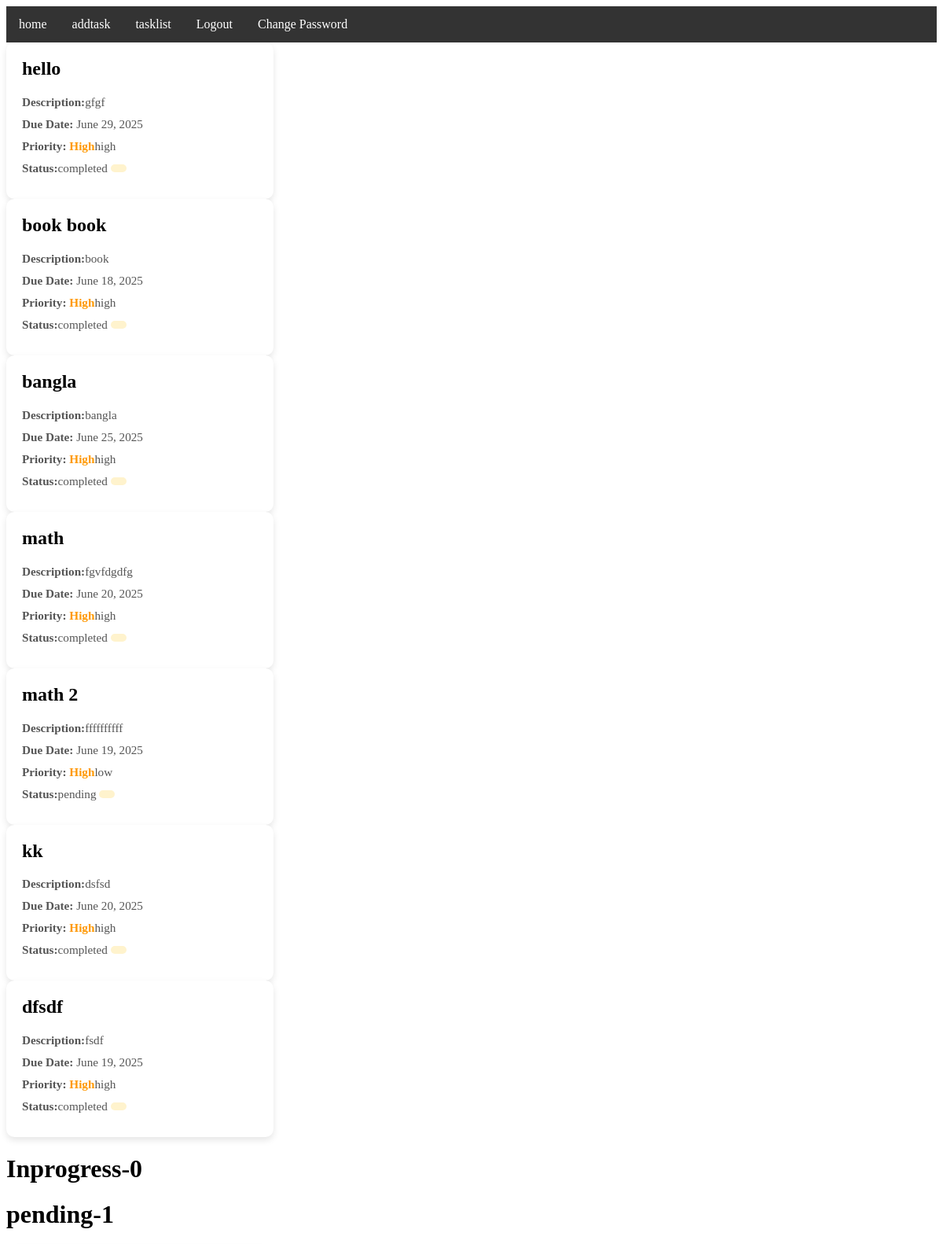
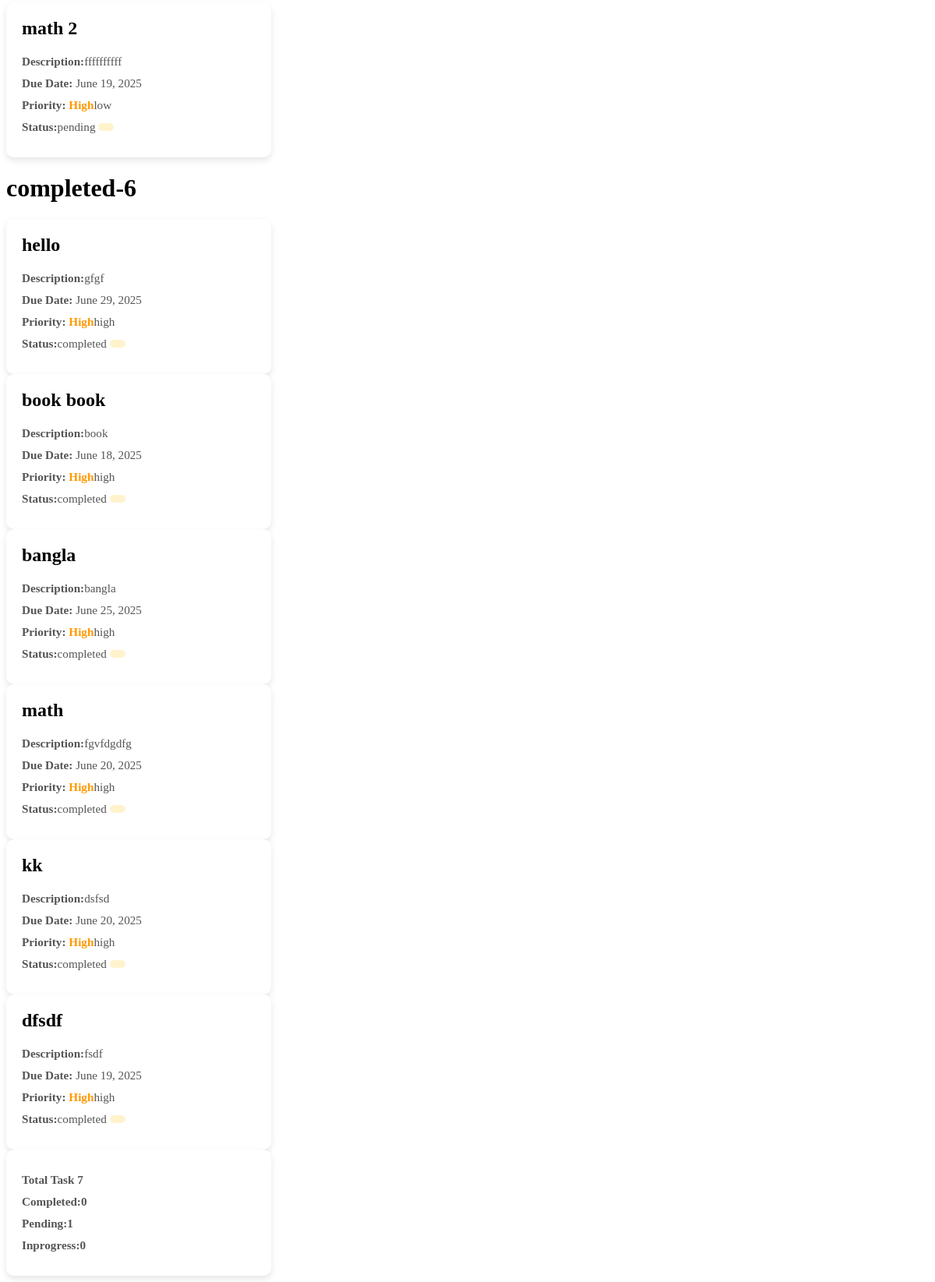
Page /homepage/ (signed in) on the committed database (2 pictures, top to bottom).
### taskapp/models.py (models this page shows)
class taskModel(models.Model):
    title=models.CharField(max_length=100,null=True)
    description=models.TextField(null=True)
    due_date=models.DateField(null=True)
    created_at=models.DateTimeField(auto_now_add=True,null=True)
    priority=models.CharField(max_length=100,null=True,choices=[
        ('low','Low'),
        ('medium','Medium'),
        ('high','High'),
    ])
    status=models.CharField(max_length=100,null=True,choices=[
        ('pending','Pending'),
        ('inprogress','Inprogress'),
        ('completed','Completed'),
    ])
    user=models.ForeignKey(customuserModel,on_delete=models.CASCADE,null=True)

### taskapp/views.py (the view)
# urls.py: path('homepage/',homepage,name='homepage'),
@login_required
def homepage(req):
    data=taskModel.objects.filter(user=req.user)
    inprogress=taskModel.objects.filter(user=req.user, status='inprogress')
    pending=taskModel.objects.filter(user=req.user, status='pending')
    completed=taskModel.objects.filter(user=req.user, status='completed')
    context={
        'data':data,
        'inprogress':inprogress,
        'pending':pending,
        'completed':completed,
    }
    return render(req,'homepage.html',context)

### Templates/homepage.html (shortened to what this page needs)
{% extends 'master.html' %}
{% block body %}
<!DOCTYPE html>
<html lang="en">
<head>
</head>
<body>
{% for i in data %}
  <div class="card">
    <h2>{{ i.title }}</h2>
    <p><span class="label">Description:</span>{{ i.description }}</p>
    <p><span class="label">Due Date:</span> {{ i.due_date }}</p>
    <p><span class="label">Priority:</span> <span class="priority">High</span>{{ i.priority }}</p>
    <p><span class="label">Status:</span>{{ i.status }} <span class="status in-progress"></span></p>
  </div>
{% endfor %}
<h1>Inprogress-{{ inprogress.count  }}</h1>
<h1>pending-{{ pending.count  }}</h1>
{% for i in pending %}
  <div class="card">
    <h2>{{ i.title }}</h2>
    <p><span class="label">Description:</span>{{ i.description }}</p>
    <p><span class="label">Due Date:</span> {{ i.due_date }}</p>
    <p><span class="label">Priority:</span> <span class="priority">High</span>{{ i.priority }}</p>
    <p><span class="label">Status:</span>{{ i.status }} <span class="status in-progress"></span></p>
  </div>
{% endfor %}
<h1>completed-{{ completed.count  }}</h1>
{% for i in completed %}
  <div class="card">
    <h2>{{ i.title }}</h2>
    <p><span class="label">Description:</span>{{ i.description }}</p>
    <p><span class="label">Due Date:</span> {{ i.due_date }}</p>
    <p><span class="label">Priority:</span> <span class="priority">High</span>{{ i.priority }}</p>
    <p><span class="label">Status:</span>{{ i.status }} <span class="status in-progress"></span></p>
  </div>
{% endfor %}
  <div class="card">
    <p><span class="label">Total Task {{ data.count }}</span></p>
    <p><span class="label">Completed:{{ inprogress.count }}</span></p>
    <p><span class="label">Pending:{{ pending.count }}</span></p>
    <p><span class="label">Inprogress:{{ inprogress.count }}</span></span></p>
  </div>
</body>
</html>
{% endblock body %}

### Templates/master.html (shortened to what this page needs)
<!DOCTYPE html>
<html>
<head>
</head>
<body>
{% include "navbar.html" %}
{% block body %}
{% endblock body %}
</body>
</html>

### Templates/navbar.html
<ul>
  <li><a href="{% url 'homepage' %}">home</a></li>
  <li><a href="{% url 'addtask' %}">addtask</a></li>
  <li><a href="{% url 'tasklist' %}">tasklist</a></li>
  <li><a href="{% url 'logoutpage' %}">Logout</a></li>
  <li><a href="{% url 'changepassword' %}">Change Password</a></li>
</ul>

### Templates/master.html (style rules this page uses)
ul { list-style-type: none; margin: 0; padding: 0; overflow: hidden; background-color: #333; }
li { float: left; }
li a { display: block; color: white; text-align: center; padding: 14px 16px; text-decoration: none; }

### Templates/homepage.html (style rules this page uses)
.card { background: #fff; border-radius: 10px; box-shadow: 0 4px 8px rgba(0,0,0,0.1); padding: 20px; width: 300px; transition: transform 0.2s; }
.card h2 { margin-top: 0; font-size: 1.5em; }
.card p { margin: 10px 0; font-size: 0.95em; color: #555; }
.label { font-weight: bold; }
.status { padding: 5px 10px; border-radius: 5px; font-size: 0.9em; display: inline-block; }
.status.in-progress { background-color: #fff3cd; color: #856404; }
.priority { color: #ff9800; font-weight: bold; }

### rows in the picture
taskModel: title "hello", description "gfgf", due_date "June 29, 2025", priority "high", status "completed"
taskModel: title "book book", description "book", due_date "June 18, 2025", priority "high", status "completed"
taskModel: title "bangla", description "bangla", due_date "June 25, 2025", priority "high", status "completed"
taskModel: title "math", description "fgvfdgdfg", due_date "June 20, 2025", priority "high", status "completed"
taskModel: title "math 2", description "ffffffffff", due_date "June 19, 2025", priority "low", status "pending"
taskModel: title "kk", description "dsfsd", due_date "June 20, 2025", priority "high", status "completed"
taskModel: title "dfsdf", description "fsdf", due_date "June 19, 2025", priority "high", status "completed"

### other values in the picture
{{ inprogress.count }} "0"
{{ pending.count }} "1"
{{ completed.count }} "6"
{{ data.count }} "7"
